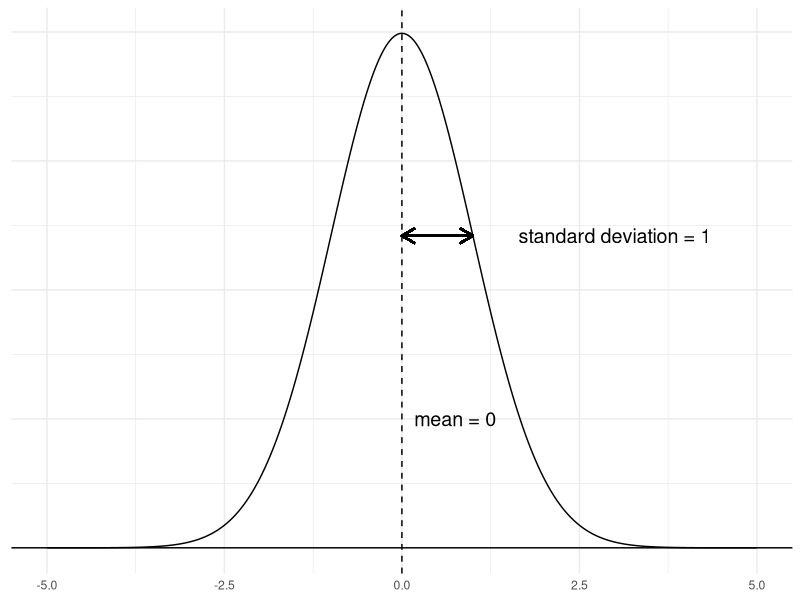
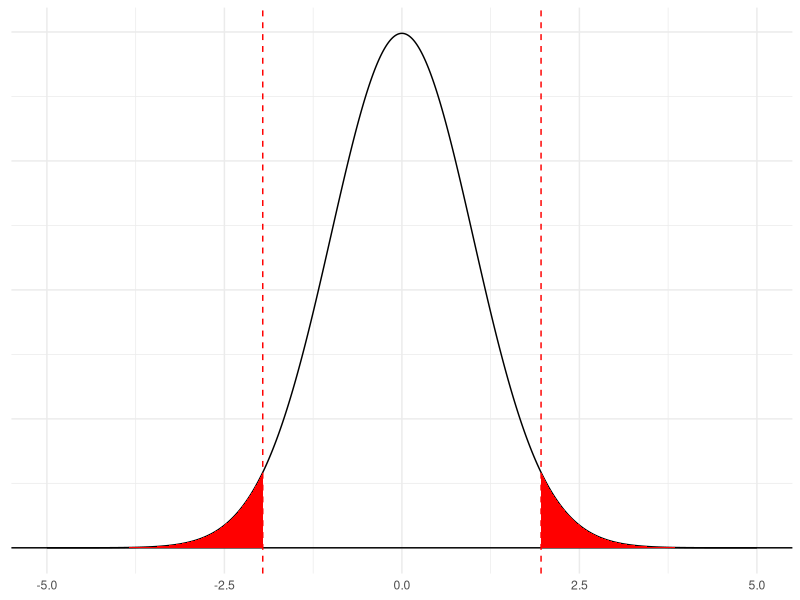

Generate these figures, in order, with R:
## ---- chunk 1
#| fig.cap: "this is a (standard) normal distribution"

library(ggplot2)
library(dplyr)

x <- seq(-5, 5, .01)
y_dens <- dnorm(x)
plot_data <- data.frame(x, y_dens)

ggplot(plot_data, aes(x, y_dens)) + geom_line() + 
    theme_minimal() +
    geom_hline(yintercept = 0) +
    theme(axis.line.y = element_blank(), axis.text.y = element_blank(), 
          axis.ticks.y = element_blank(), axis.title = element_blank()) +
	geom_vline(aes(xintercept = 0), linetype = 2) +
	annotate("text", x = .75, y = 0.1, label = "mean = 0", size = 5) +
	geom_segment(x = 0, y = dnorm(1), xend = 1, 
		linetype = 1, arrow = arrow(ends="both", length = unit(.15, "inches")), linewidth = .7) +
	annotate("text", x = 3, y = dnorm(1), label = "standard deviation = 1", size = 5)


## ---- chunk 2
#| fig.cap: "these red zones represent p < 0.05"

ggplot(plot_data, aes(x, y_dens)) + geom_line() +
    theme_minimal() +
    geom_hline(yintercept = 0) +
    theme(axis.line.y = element_blank(), axis.text.y = element_blank(), 
          axis.ticks.y = element_blank(), axis.title = element_blank()) +
    geom_vline(xintercept = qnorm(0.025), color = "red", linetype = 2) +
    geom_vline(xintercept = qnorm(0.975), color = "red", linetype = 2) +
    geom_polygon(data = rbind(filter(plot_data, x < qnorm(0.025)), c(qnorm(0.025), 0)), aes(x = x, y = y_dens), fill = "red") +
    geom_polygon(data = rbind(filter(plot_data, x > qnorm(0.975)), c(qnorm(0.975), 0)), aes(x = x, y = y_dens), fill = "red")
    
